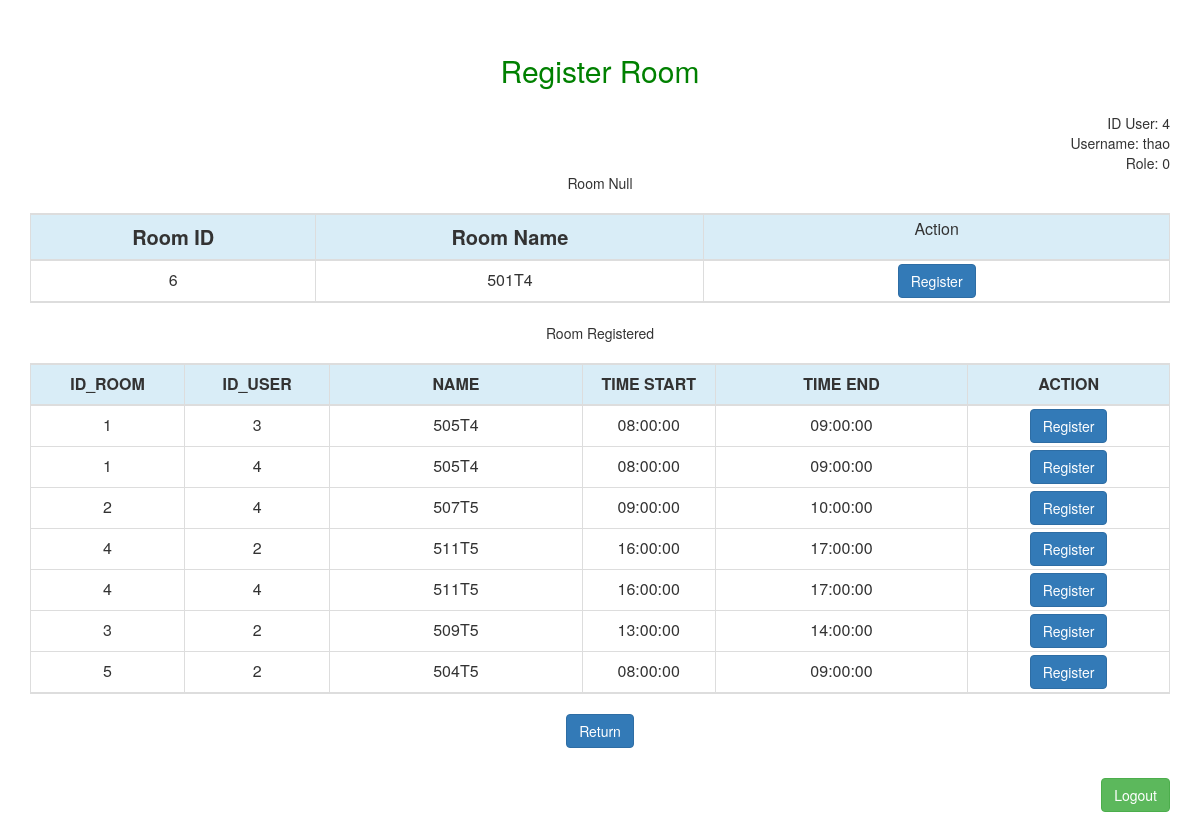
Screenshot of /index.php?c=registerRoom&&user=thao (signed in) with the database file from the repository.
### tables this page shows
CREATE TABLE `users` (
  `id_user` int(5) NOT NULL,
  `user_name` varchar(30) NOT NULL,
  `password` varchar(30) NOT NULL,
  `role` int(2) NOT NULL
);

CREATE TABLE `room` (
  `id_room` int(5) NOT NULL,
  `name` varchar(30) NOT NULL
);

### admin/controller/RegisterRoom_Controller.php (called while the page is built, shortened)
<?php if ( ! defined('PATH_SYSTEM')) die ('Bad requested!');
require PATH_APPLICATION . '/model/User.php';
class RegisterRoom_Controller extends Controller {
    public function indexAction() {
        $message = "";
        if (isset($_SESSION['username'])) {
            $register = new User();
            $users = $register->selectNullRoom();
            $room = $register->getListUsers();
            $user = $register->selectUser("users",$_SESSION['username']);
            $this->view->load('registerRoom', ["users"=>$users,
                "room" => $room,
                'user' => $user,
                'message' => $message]);
            $this->view->show();
        }
        else
            header('location:index.php?c=login');
    }
}
?>

### index.php (called while the page is built, shortened)
<?php
load();
?>

### admin/model/User.php (called while the page is built, shortened)
<?php
class User extends Model {
    public $tblName = 'room,register';
    public function getListUsers() {
        $users = $this->selectBySQL($this->tblName, "room.id_room = register.id_room");
        return $users;
    }
}
?>

### admin/view/registerRoom.php (the view, shortened to what this page needs)
<!DOCTYPE>
<html>
<head>
    <link rel="stylesheet" href="bootstrap/css/bootstrap.min.css" />
    <link rel="stylesheet" type="text/css" href="public\css\register.css"/>
</head>
    <form method="post">
<div class="container" style="margin: 0 auto;margin-top: 50px">
    <div style="text-align: center;font-size: 30px;margin-bottom: 20px;color: green">Register Room</div>
    <?php
    while ($data = mysqli_fetch_array($user)) {
        echo '
                    <div style="text-align: right;">ID User: '.$data['id_user'].'</div>
                    <div style="text-align: right;">Username: '.$data['user_name'].'</div>
			        <div style="text-align: right;">Role: '.$data['role'].'</div>
					';
    }
    ?>
    <center><div style="text-align: center">Room Null</div></center>
    <table  class="container table table-hover table-bordered" style="margin-top: 20px;text-align: center;">
        <tbody>
        <tr class="info">
            <td style="font-size: 20px;font-weight: bold;">Room ID</td>
            <td style="font-size: 20px;font-weight: bold;">Room Name</td>
            <td style="padding: 3px 1px; width: 120px;text-align: center;">Action</td>
        </tr>
        </tbody>
        <?php
        while ($data = mysqli_fetch_array($users)) {
            echo '<tr>
					<td width="50px" >'.$data["id_room"].'</td>
					<td width="100px">'.$data["name"].'</td>
					<td style="padding: 3px 1px; width: 120px;text-align: center;"><a  class="btn btn-primary" onclick="myFunction()">Register</a></td>
					</tr>';
        }
        ?>
    </table>
    <center><div style="text-align: center">Room Registered</div></center>
    <table  class="container table table-hover table-bordered" style="margin-top: 20px;text-align: center;">
        <tbody>
        <tr class="info">
            <td  style="font-weight: bold">ID_ROOM</td>
            <td  style="font-weight: bold">ID_USER</td>
            <td style="font-weight: bold">NAME</td>
            <td style="font-weight: bold">TIME START</td>
            <td style="font-weight: bold">TIME END</td>
            <td style="font-weight: bold">ACTION</td>
        </tr>
        </tbody>
        <?php
        while ($data = mysqli_fetch_array($room)) {
            echo '<tr>
					<td width="50px" >'.$data["id_room"].'</td>
					<td width="50px" >'.$data["id_user"].'</td>
					<td width="150px">'.$data["name"].'</td>
					<td width="50px" >'.$data["time_start"].'</td>
					<td width="150px">'.$data["time_end"].'</td>
			        <td style="padding: 3px 1px; width: 120px;text-align: center;"><a  class="btn btn-primary" onclick="myFunction()">Register</a></td>
					</tr>';
        }
        ?>
    </table>
    <center>
        <a href='index.php?c=view' class="btn btn-primary">Return</a></center>
    <div style="height: 30px;"></div>
    <div style="float: right">
        <a href='index.php?c=logout' class="btn btn-success">Logout</a>
    </div>
    <div style="height: 50px;"></div>
</div>
</form>
</body>
</html>

### rows the page displays
users: id_user "4", user_name "thao", role "0"
room: id_room "6", name "501T4"
room: id_room "1", id_user "3", name "505T4", time_start "08:00:00", time_end "09:00:00", id_user "4"
room: id_room "2", id_user "4", name "507T5", time_start "09:00:00", time_end "10:00:00"
room: id_room "4", id_user "2", name "511T5", time_start "16:00:00", time_end "17:00:00", id_user "4"
room: id_room "3", id_user "2", name "509T5", time_start "13:00:00", time_end "14:00:00"
room: id_room "5", id_user "2", name "504T5", time_start "08:00:00", time_end "09:00:00"
